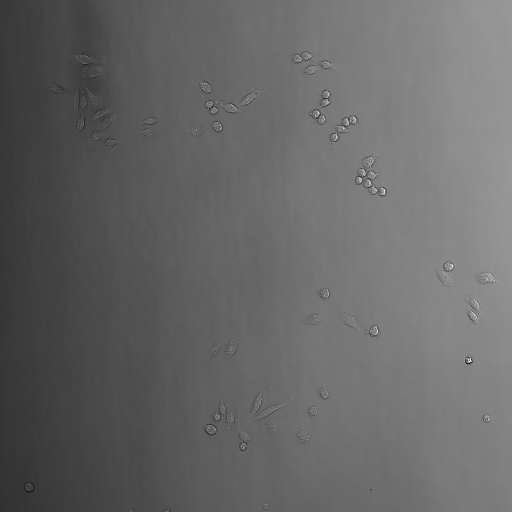
#> input picture aiSEGcell_supplement/aiSEGcell_sourcedata_scripts_software/sourcedata_analysis_scripts/suppl_fig9/images/200313SK20_p0011_t00037_z001.png, 1024 x 1024 px (shown at 1/2 size); its folder holds only this picture in this run
$ python suppl_fig9.py
#> lines starting #> are read from the running program, lines starting #| are printed output that depends on the picture; after the words box and inside, x2 and y2 are one past the last pixel; in counts of white or black regions, pixels touching at a corner belong together
import glob
import os

from skimage import io, exposure

# define output directory
path_out = '../output/suppl_fig9'
for subdir in ['bf', 'gt']:
    os.makedirs(os.path.join(path_out, subdir), exist_ok=True)
    os.makedirs(os.path.join(path_out, 'zoomin', subdir), exist_ok=True)

# collect all images
bf_paths  = glob.glob('./images/*.png')
gt_paths  = glob.glob('./gt/*.png')

# sort paths
bf_paths.sort()
gt_paths.sort()

# assign crop bounding boxes per image
crops = {
        '200313SK20_p0011_t00037_z001.png': [0,0, 1024, 1042], #y_top, x_left, y_bottom, x_right, 502x502
        }

# load and crop images and collect min and max intensities
bp_wp_bf = {
        '200313SK20_p0011_t00037_z001.png': [81, 156],
        }

zoom_ins = {
        '200313SK20_p0011_t00037_z001.png': [601, 176, 821, 396], #x_left, y_top, x_right, y_bottom, 100x100
        }

for bf_path, gt_path in zip(bf_paths, gt_paths):
    bf = io.imread(bf_path)
#> bf is the input picture: shape (1024, 1024, 3); min 15, max 255, mean 102.5
    gt = io.imread(gt_path)
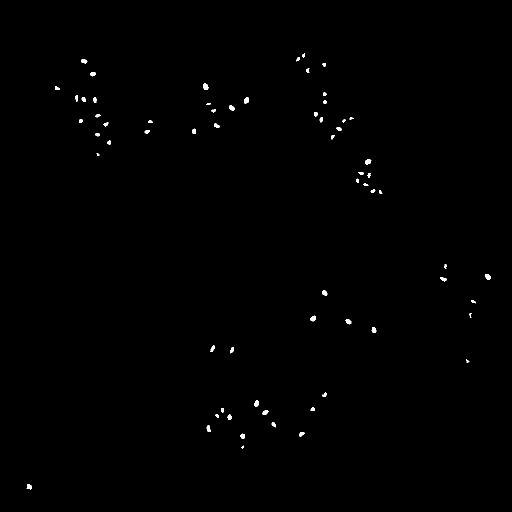
#> input picture aiSEGcell_supplement/aiSEGcell_sourcedata_scripts_software/sourcedata_analysis_scripts/suppl_fig9/gt/200313SK20_p0011_t00037_z001.png, 1024 x 1024 px (shown at 1/2 size)
#> gt: shape (1024, 1024); 0.34% white; 65 white regions (1 under 20 px), largest, box (x1, y1, x2, y2) and area: (406, 167, 417, 180) 112, (730, 318, 743, 329) 101, (970, 548, 981, 560) 99

    # crop images
    bf = bf[crops[os.path.basename(bf_path)][0]:crops[os.path.basename(bf_path)][2],
            crops[os.path.basename(bf_path)][1]:crops[os.path.basename(bf_path)][3]]
    gt = gt[crops[os.path.basename(gt_path)][0]:crops[os.path.basename(gt_path)][2],
            crops[os.path.basename(gt_path)][1]:crops[os.path.basename(gt_path)][3]]

    # adjust min/max intensities
    img_name = os.path.basename(bf_path)
    bf = exposure.rescale_intensity(bf, in_range=(bp_wp_bf[img_name][0], bp_wp_bf[img_name][1]), out_range=(0, 255))
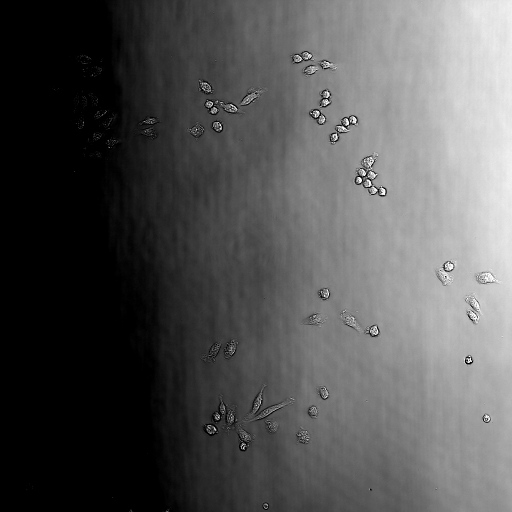
#> bf: shape (1024, 1024, 3) float64 (shown at 1/2 size); min 0, max 255, mean 84.6

    # generate zoom in crops
    bf_zoom = bf[zoom_ins[img_name][1]:zoom_ins[img_name][3],zoom_ins[img_name][0]:zoom_ins[img_name][2]]
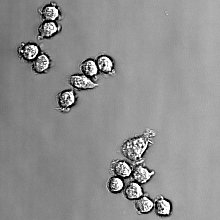
#> bf_zoom: shape (220, 220, 3) float64; min 0, max 255, mean 144.1
    gt_zoom = gt[zoom_ins[img_name][1]:zoom_ins[img_name][3],zoom_ins[img_name][0]:zoom_ins[img_name][2]]
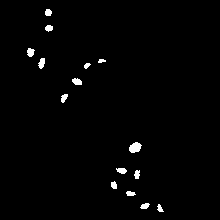
#> gt_zoom: shape (220, 220); 1.4% white; 15 white regions, largest, box (x1, y1, x2, y2) and area: (129, 142, 142, 153) 101, (38, 58, 45, 69) 54, (72, 78, 82, 85) 54

    # save zoom in crops
    io.imsave(os.path.join(path_out, 'zoomin', 'bf', img_name), bf_zoom.astype('uint8'))
    io.imsave(os.path.join(path_out, 'zoomin', 'gt', img_name), gt_zoom.astype('uint8'))

    # draw white square around zoom_ins
    x1 = zoom_ins[img_name][0] - 1
    x2 = zoom_ins[img_name][2] + 1
    y1 = zoom_ins[img_name][1] - 1
    y2 = zoom_ins[img_name][3] + 1

    x1 = max(x1, 0)
    x2 = min(x2, bf.shape[1] - 1)
#> x2 = 822
    y1 = max(y1, 0)
    y2 = min(y2, bf.shape[0] - 1)
#> y2 = 397

    bf[y1:y2,x1] = 255
    bf[y1:y2,x2] = 255
    bf[y1,x1:x2] = 255
    bf[y2,x1:x2] = 255

    gt[y1:y2,x1] = 255
#> gt: shape (1024, 1024); 0.36% white; 66 white regions (1 under 20 px), largest, box (x1, y1, x2, y2) and area: (600, 175, 601, 397) 222, (406, 167, 417, 180) 112, (730, 318, 743, 329) 101
    gt[y1:y2,x2] = 255
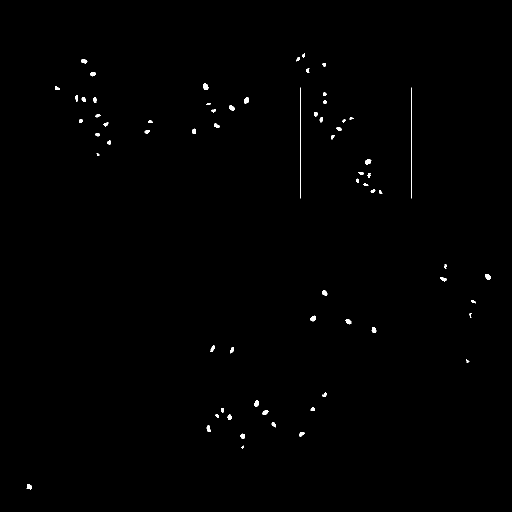
#> gt: shape (1024, 1024) (shown at 1/2 size); 0.38% white; 67 white regions (1 under 20 px), largest, box (x1, y1, x2, y2) and area: (600, 175, 601, 397) 222, (822, 175, 823, 397) 222, (406, 167, 417, 180) 112
    gt[y1,x1:x2] = 255
#> gt: shape (1024, 1024); 0.41% white; 66 white regions (1 under 20 px), largest, box (x1, y1, x2, y2) and area: (600, 175, 823, 397) 665, (406, 167, 417, 180) 112, (730, 318, 743, 329) 101
    gt[y2,x1:x2] = 255
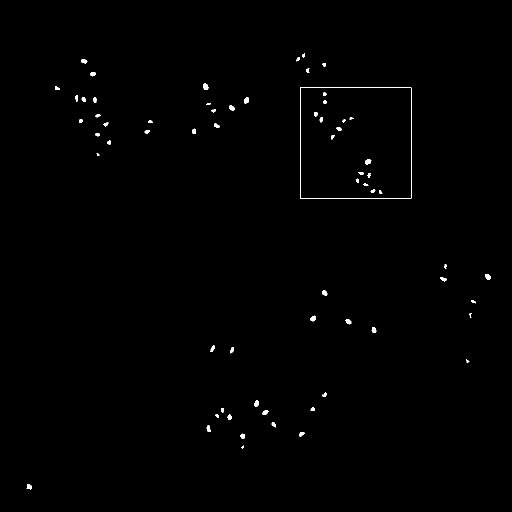
#> gt: shape (1024, 1024) (shown at 1/2 size); 0.43% white; 66 white regions (1 under 20 px), largest, box (x1, y1, x2, y2) and area: (600, 175, 823, 398) 887, (406, 167, 417, 180) 112, (730, 318, 743, 329) 101

    # save crops
    io.imsave(os.path.join(path_out, 'bf', img_name), bf.astype('uint8'))
    io.imsave(os.path.join(path_out, 'gt', img_name), gt.astype('uint8'))
